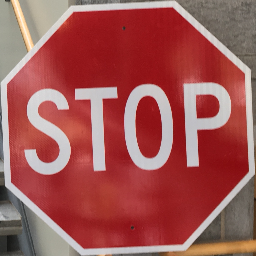
#> input picture GTSRB/dataset/victim/10.png, 256 x 256 px, found by its file name
$ python temp.py
#> lines starting #> are read from the running program, lines starting #| are printed output that depends on the picture
import cv2
from utils import l2_norm_of_perturbation

img = cv2.imread('dataset/victim/10.png') / 255.
img = cv2.resize(img, (48,48))
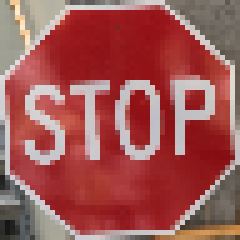
#> img: shape (48, 48, 3) float64 (shown 5 times larger); mean B, G, R 0.336, 0.343, 0.63
# [4 lines of commented-out code are left out]

for i in range(60):
    n = i + 1
#> (the run stopped early here; a loop or call above may not have finished)

$ run again, with GTSRB/dataset/victim/01.png copied over GTSRB/dataset/victim/10.png
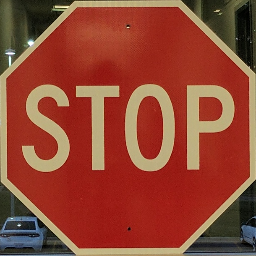
#> input picture GTSRB/dataset/victim/01.png, 256 x 256 px, found by its file name
#> `img = cv2.resize(img, (48,48))`:
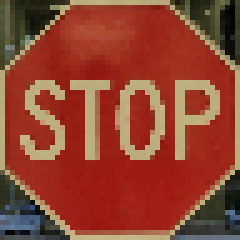
#> img: shape (48, 48, 3) float64 (shown 5 times larger); mean B, G, R 0.195, 0.266, 0.565
